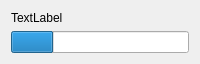
<?xml version="1.0" encoding="UTF-8"?>
<ui version="4.0">
 <class>VocabularyOpenProgressDialog</class>
 <widget class="QDialog" name="VocabularyOpenProgressDialog">
  <property name="geometry">
   <rect>
    <x>0</x>
    <y>0</y>
    <width>200</width>
    <height>58</height>
   </rect>
  </property>
  <property name="windowTitle">
   <string>Dialog</string>
  </property>
  <property name="modal">
   <bool>true</bool>
  </property>
  <layout class="QVBoxLayout" name="verticalLayout">
   <item>
    <widget class="QLabel" name="label">
     <property name="text">
      <string>TextLabel</string>
     </property>
    </widget>
   </item>
   <item>
    <widget class="QProgressBar" name="progress">
     <property name="value">
      <number>24</number>
     </property>
     <property name="textVisible">
      <bool>false</bool>
     </property>
    </widget>
   </item>
  </layout>
 </widget>
 <resources/>
 <connections/>
</ui>
